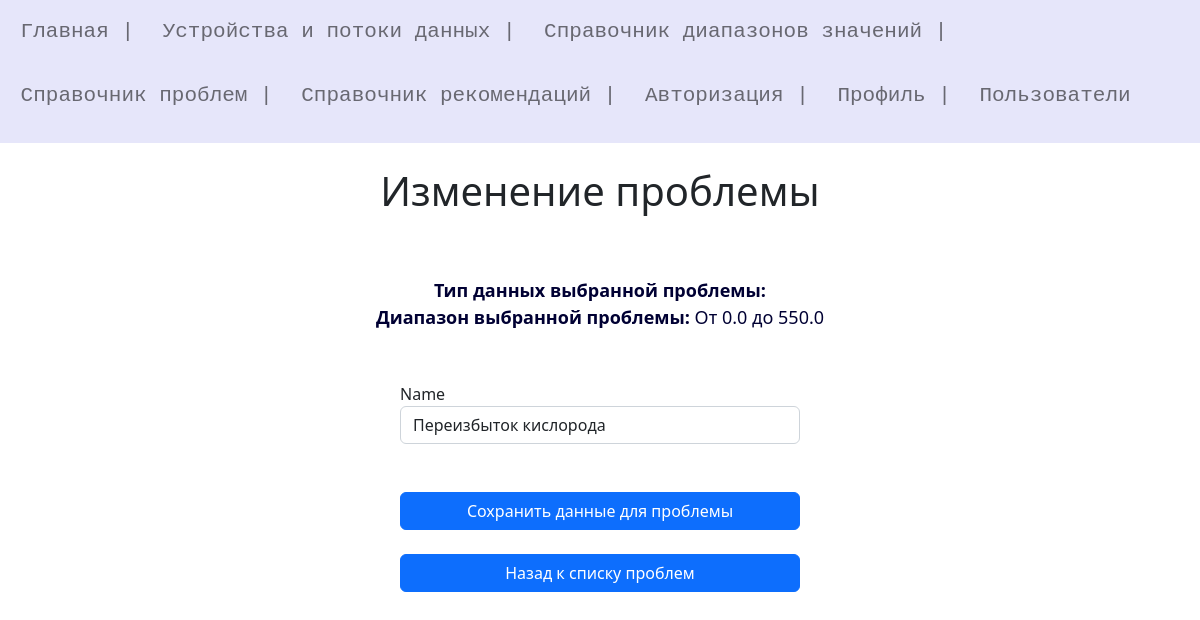
Page /update_problem/1 (signed in) on the committed database.
### models.py (models this page shows)
class Range(db.Model):
    id = db.Column(db.Integer, primary_key=True)
    Min = db.Column(db.Float)
    Max = db.Column(db.Float)
    Name = db.Column(db.String(50))
    Directory_Id = db.Column(db.Integer, db.ForeignKey('directory.id'))
    Sensor_Id = db.Column(db.Integer, db.ForeignKey('sensor.id'))
    dir = db.relationship('Directory', backref = 'Range', uselist=False , lazy='subquery')
    sen = db.relationship('Sensor', backref = 'Range', uselist=False , lazy='subquery')
    prob = db.relationship('Problem', backref = 'Range', uselist=True, lazy='subquery')

class Problem(db.Model):
    id = db.Column(db.Integer, primary_key=True)
    Name = db.Column(db.String(50))
    Range_Id = db.Column(db.Integer, db.ForeignKey('range.id'))
    rng = db.relationship('Range', backref='Problem', uselist=False , lazy='subquery')
    adv = db.relationship('Advice', backref='Problem', uselist=True, lazy='subquery')

### Thread/thread.py (the view, shortened to what this page needs)
@app.route("/update_problem/<id>", methods=("POST","GET"))
@login_required
def update_problem(id):
    try:
        problem = db.session.query(Problem).filter_by(id=id).first()
    except:
        print("Ошибка чтения данных о проблеме в БД")
    return render_template('thread/update_problem.html', id = problem.id , title="Изменение проблемы", problem=problem)

### User/UserLogin.py (called while the page is built)
    def fromDB(self, user_id, db, User, app ):
        try:
            with app.app_context():
                self.__user = User.query.filter_by(id=user_id).first()
            if not self:
                print("Пользователь не найден")
                return False
            return self
        except:
            print("Ошибка получения данных из БД")
            return False

### User/user.py (called while the page is built)
@login_manager.user_loader
def load_user(user_id):
    print("load_user")
    return UserLogin().fromDB(user_id,db,User,app)

### Thread/templates/thread/update_problem.html (shortened to what this page needs)
{% extends 'base.html' %}
{% block content %}
    {{ super() }}
    <center>
        <font color=#000033 size="4">
           <br>
            <div style="background-color: E6E6FA; display: inline-block;">
                <br>
                <b>Тип данных выбранной проблемы:</b> {{problem.rng.Type_of_data}}
                <br>
                <b>Диапазон выбранной проблемы:</b> От {{problem.rng.Min}} до {{problem.rng.Max}}
                <br><br>
            </div>
        </font>
    </center>
    <br>
    <div class="mx-auto" style="width: 400px;">
        <form action="/update_problem/{{id}}" method="post" class="form-contact">
                <div class="form-group">
                    <label for="Name">Name </label>
                    <input type="text" name="Name" class="form-control" id="Name" placeholder="Введите название диапазона" style="width: 400px;" value="{{problem.Name}}" required>
                </div>
                <br><br>
                <button type="submit" class="btn btn-primary" style="width: 400px;">Сохранить данные для проблемы</button>
                <br><br>
                <a class="btn btn-primary " href="{{url_for('problems')}}" role="button" style="width: 400px;">Назад к списку проблем</a>
        </form>
    </div>
{% endblock %}

### rows in the picture
Range: rng.Min "0.0", rng.Max "550.0"
Problem: Name "Переизбыток кислорода"

### other values in the picture
{{ title }} "Изменение проблемы"
